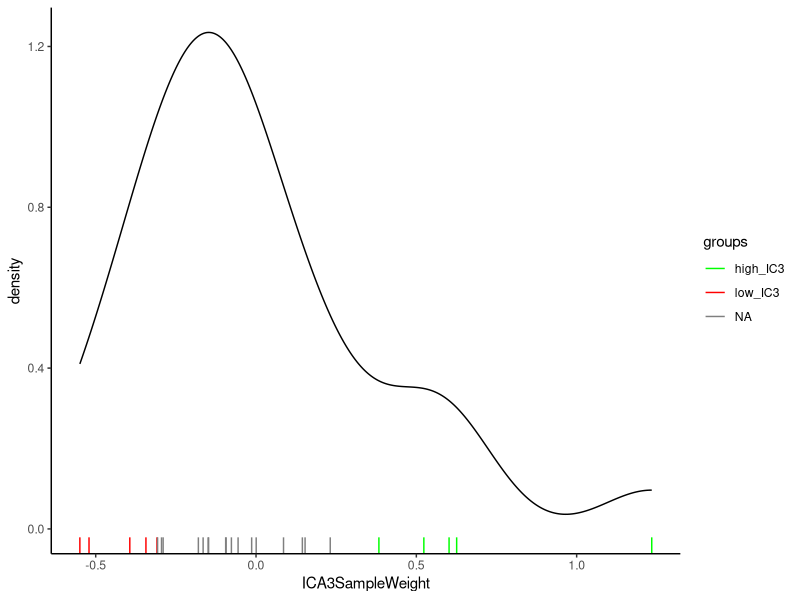

Write R code to recreate this figure. (Note: this script raises an error after producing the figure.)
# Package loading
library(tidyverse)
library(ggplot2)
setwd("/home/jacobo/Documents/02_TRANSDUCER/03_IC3Characterization/01_PDX/020821_IC3_Into_Two_Groups/")

group_type <- "5vs5" #4vs4noPDAC024T | 5vs5

# MAIN
ic3 <- read_tsv("../Remy_processed_data/samplesIC3_custom.csv") %>% mutate(as.double(ICA3SampleWeight)) %>%
  as.data.frame(.) %>%
  column_to_rownames(., var = "CITID") %>%
  .[,c("ICA3SampleWeight", "Diabetes"), drop = FALSE] %>% arrange(ICA3SampleWeight)


col_binary <- rep(NA,nrow(ic3))

if (group_type == "4vs4noPDAC024T"){
  col_binary[1:4] <- "low_IC3"
  col_binary[(nrow(ic3)-4):(nrow(ic3)-1)] <- "high_IC3"
  
} else if (group_type == "5vs5") {
  col_binary[1:5] <- "low_IC3"
  col_binary[(nrow(ic3)-4):nrow(ic3)] <- "high_IC3"
}

ic3$groups <- col_binary


ggplot(ic3, aes(x = ICA3SampleWeight)) +
  geom_density() + geom_rug(aes(color = groups)) + scale_colour_manual(values = c("green", "red")) + theme_classic()



write_tsv(ic3 %>% rownames_to_column(), paste(c("02_Output/samplesIC3_",group_type,".tsv"), collapse = ""))

          